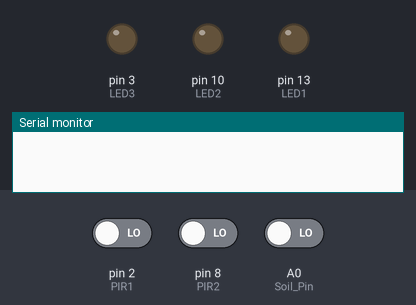
Bench run of a sketch on a simulated Arduino Uno, built with avr-gcc and run on an emulated ATmega328P. Parts: output pins drawn as LEDs (lit = HIGH), the last lines printed to the serial monitor. The inputs (shaded band) are chosen by the test bench; at power-on: pin 2 (PIR1) LOW, pin 8 (PIR2) LOW, A0 (Soil_Pin) LOW.

Above: at 1.2 s.
1.3 s: pin 2 (PIR1) driven HIGH
At 2.5 s:
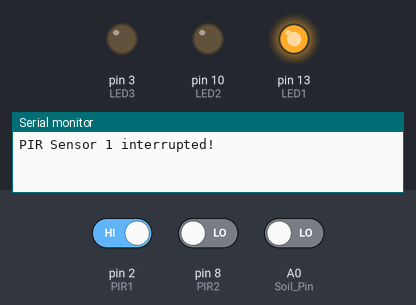
2.8 s: pin 8 (PIR2) driven HIGH
At 3.6 s:
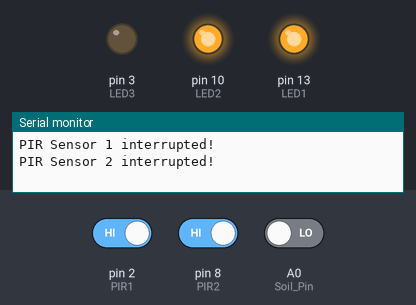
4.3 s: pin 2 (PIR1) driven LOW
At 4.7 s:
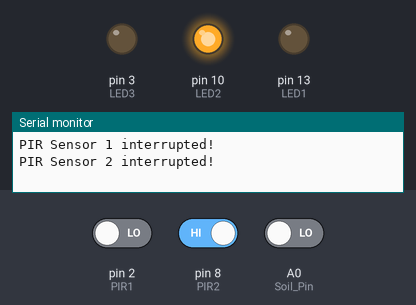
5.8 s: pin 8 (PIR2) driven LOW
At 7.1 s:
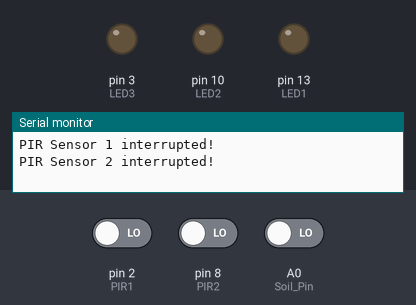
Timing chart, 0 to 8.3 s (numbered marks = the images above; inputs shaded):
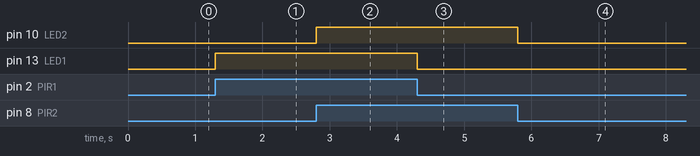

Measured:
- after the input at 1.3 s, pin 13 (LED1): LOW → HIGH at once
- after the input at 2.8 s, pin 10 (LED2): LOW → HIGH at once
- after the input at 4.3 s, pin 13 (LED1): HIGH → LOW at once
- after the input at 5.8 s, pin 10 (LED2): HIGH → LOW at once

The sketch:

Task_M1_T4D.ino
```cpp
//Satyam Raina
//2110994809

#define Soil_Pin A0

const int PIR1 = 2; // PIR sensor 1 input pin
const int PIR2 = 8; // PIR sensor 2 input pin
int Soilmois = 0;
const int LED1 = 13; // LED light 1 output pin
const int LED2 = 10; // LED light 2 output pin
const int LED3 = 3; // LED light 3 output pin

void setup() {
  pinMode(PIR1, INPUT);
  pinMode(PIR2, INPUT);
  pinMode(Soil_Pin, INPUT);
  pinMode(LED1, OUTPUT);
  pinMode(LED2, OUTPUT);
  pinMode(LED3, OUTPUT);
  attachInterrupt(digitalPinToInterrupt(PIR1), pir1_ISR, CHANGE); // attach interrupt for PIR1

  //Enabling the PCINT library for PIR1 sensor
  PCICR |= (1 << PCIE0);
  PCMSK0 |= (1 << PCINT0);

  //Enabling the PCINT library for PIR2 sensor
  PCICR |= (1 << PCIE0);
  PCMSK0 |= (1 << PCINT8);

  //Enabling the PCINT library for soil moisture sensor
  PCICR |= (1 << PCIE1);
  PCMSK1 |= (1 << PCINT8);

  Serial.begin(9600);
}

void loop() {

}

void pir1_ISR() {
  if (digitalRead(PIR1) == HIGH) {
    digitalWrite(LED1, HIGH);
    Serial.println("PIR Sensor 1 interrupted!");
  } else {
    digitalWrite(LED1, LOW);
  }
}

ISR(PCINT0_vect) {
  if (digitalRead(PIR2) == HIGH) {
    digitalWrite(LED2, HIGH);
    Serial.println("PIR Sensor 2 interrupted!");
  } else {
    digitalWrite(LED2, LOW);
  }
}

ISR(PCINT1_vect){
  Soilmois = analogRead(Soil_Pin);
  if(Soilmois < 500){
    digitalWrite(LED3, HIGH);
    Serial.println("Soil moisture level is low!!");
  }else{
    digitalWrite(LED3, LOW);
  }
}
```
